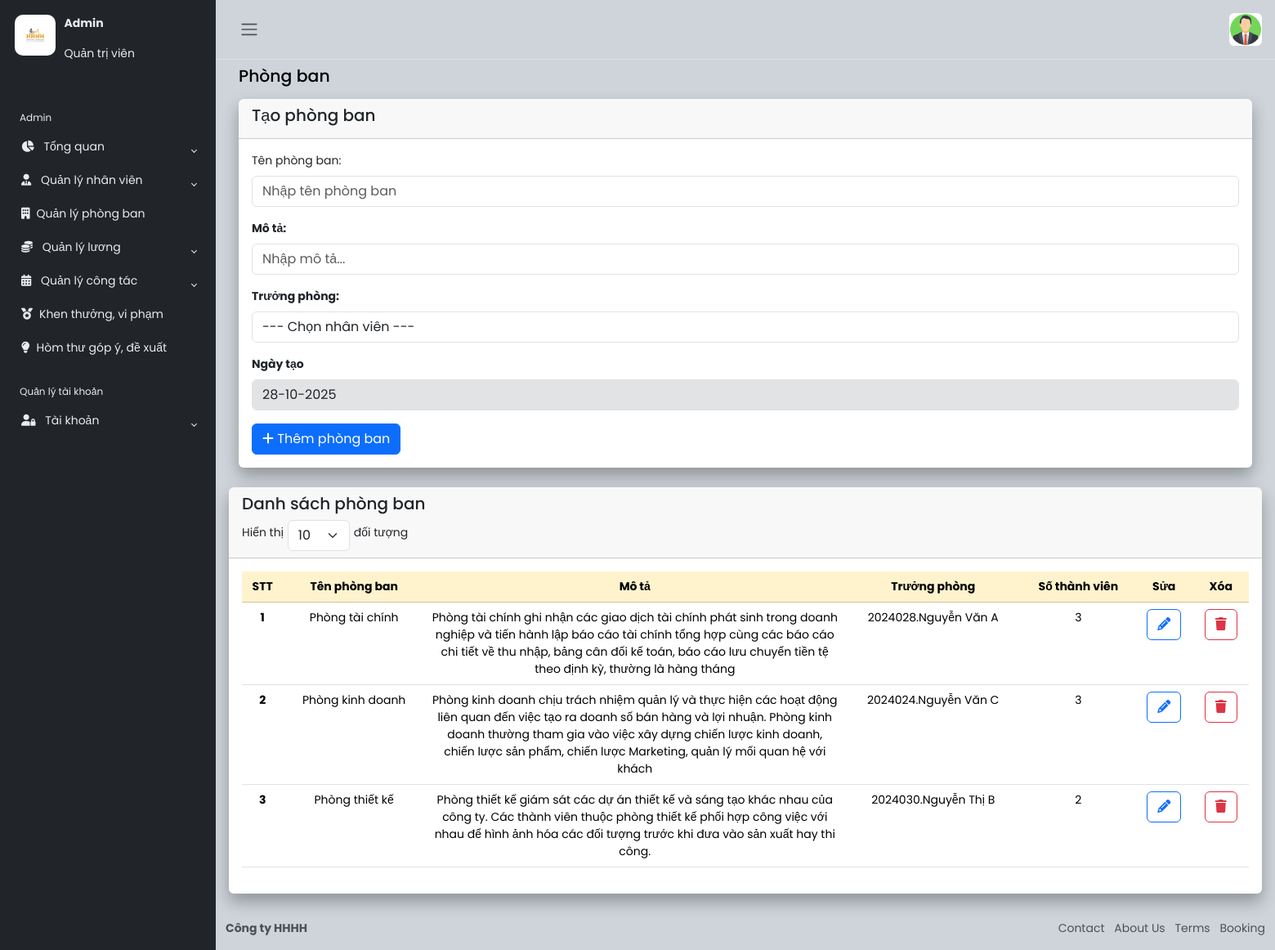
Screenshot of /QLPBan/qlphongban.php (signed in) with the database file from the repository.
### tables this page shows
CREATE TABLE `phongban` (
  `MAPHONGBAN` int(11) NOT NULL,
  `TENPHONGBAN` varchar(50) NOT NULL,
  `MOTAPHONGBAN` mediumtext DEFAULT NULL,
  `MATRUONGPHONG` varchar(45) NOT NULL,
  `TENTRUONGPHONG` varchar(100) DEFAULT NULL
);

### QLPBan/qlphongban.php (the view, shortened to what this page needs)
<?php include('../menu.php'); ?>
<div class="container-fluid">
  <div class="mb-3">
    <h4>Phòng ban</h4>
  </div>
  <div class="row">
    <div class="col-12 d-flex">
      <div class="card border-0">
        <div class="card-header">
          <h5 class="card-title">Tạo phòng ban</h5>
        </div>
        <div class="card-body">
            <form action="themphongban.php" method="post" class="needs-validation" novalidate>
              <div class="mb-3">
                <label for="departmentsName" class="form-label">Tên phòng ban: </label>
                <input type="text" class="form-control" name="tenphongban" placeholder="Nhập tên phòng ban" required>
              </div>
              <div class="mb-3">
                <label for="description" class="form-label"><strong>Mô tả:</strong></label>
                <input id="description" name="motaphongban" class="form-control" placeholder="Nhập mô tả..."></input>
              </div>
              <div class="mb-3">
                <label for="position" class="form-label"><strong>Trưởng phòng: </strong></label>
                <select class="form-control" id="truongphong" name="truongphong" required>
                  <option selected disabled value="">--- Chọn nhân viên ---</option>
                </select>
              </div>
              <div class="mb-3">
                <label for="dateCreat" class="form-label"><strong>Ngày tạo</strong></label>
                <input class="form-control bg-secondary-subtle" name="ngaytaophongban"
                        value="<?php echo date('d-m-Y'); ?>" readonly>
              </div>
              <button type="submit" class="btn btn-primary"><i class="fa fa-plus" aria-hidden="true"></i>
                Thêm phòng ban</button>
            </form>
        </div>
      </div>
    </div>
  </div>
</div>
<div class="row">
  <div class="col-12 d-flex">
    <div class="card border-0">
      <div class="card-header">
        <h5 class="card-title">Danh sách phòng ban</h5>
        <div class="d-flex justify-content-between">
          <div class="entries-select">
            <label for="entriesSelect" class="form-label">Hiển thị</label>
            <select id="entriesSelect" class="form-select" style="width: auto; ">
              <option value="10">10</option>
            </select>
            <label for="entriesSelect" class="form-label">đối tượng</label>
          </div>
        </div>
      </div>
      <div class="card-body">
        <table class="table text-center table-hover">
          <thead class="table-warning">
            <tr>
              <th scope="col">STT</th>
              <th scope="col">Tên phòng ban</th>
              <th scope="col">Mô tả</th>
              <th scope="col">Trưởng phòng</th>
              <th scope="col">Số thành viên</th>
              <th scope="col">Sửa</th>
              <th scope="col">Xóa</th>
            </tr>
          </thead>
          <tbody>
          <?php
                    require_once '../connect.php';
                    $stmt = $conn->prepare("SELECT * FROM PHONGBAN");
                    $stmt->execute();
                    $stt = 0;
                    foreach ($stmt->fetchAll() as $r) {
                      $idpb = $r['MAPHONGBAN'];
                      $sql = $conn->query("SELECT * FROM NHANVIEN where MAPHONGBAN= $idpb ");
                      $soluongnhanvienphongban = $sql->rowCount();
                      ?>
                      <tr>
                        <th><?php echo $stt += 1; ?></th>
                        <td><?php echo $r['TENPHONGBAN']; ?></td>
                        <td class="col-5"><?php echo $r['MOTAPHONGBAN']; ?></td>
                        <td><?php echo $r['MATRUONGPHONG']; ?>.<?php echo $r['TENTRUONGPHONG']; ?></td>
                        <td><?php echo $soluongnhanvienphongban; ?></td>
                        <td><a href="suaphongban.php?xid=<?php echo $r['MAPHONGBAN']; ?>" class="btn btn-outline-primary"><i class="fa fa-solid fa-pencil"
                              aria-hidden="true"></i>
                          </a></td>
                        <td><a onclick="return confirm('Xác nhận xóa');" href="xoaphongban.php?xid=<?php echo $r['MAPHONGBAN']; ?>" class="btn btn-outline-danger"><i class="fa-solid fa-trash" aria-hidden="true"></i>
                          </a></td>
                      </tr>
                      <?php
                    }
                    ?>
          </tbody>
        </table>
      </div>
    </div>
  </div>
</div>
<?php include('../footer.php'); ?>

### css/style.css (style rules this page uses)
a { cursor: pointer; text-decoration: none; font-family: "Poppins", sans-serif; }
h4 { font-family: "Poppins", sans-serif; font-size: 1.275rem; color: var(--bs-emphasis-color); }
.card { box-shadow: 0 0 0.875rem 0 rgba(34, 46, 60, 0.05); margin-bottom: 24px; width: 100vw; }
.entries-select { display: flex; align-items: center; gap: 5px; }

### css/index.css (style rules this page uses)
* { padding: 0; margin: 0; }
a { text-decoration: none; color: #53585e; }
.card { box-shadow: 0px 10px 20px rgba(0, 0, 0, 0.3); }

### rows the page displays
phongban: stt "1", TENPHONGBAN "Phòng tài chính", MOTAPHONGBAN "Phòng tài chính ghi nhận các giao dịch tài chính phát sinh trong doanh nghiệp và tiến hành lập báo cáo tài chính tổng hợp cùng các báo cáo chi tiết về thu nhập, bảng cân đối kế toán, báo cáo lưu chuyển tiền tệ theo định kỳ, thường là hàng tháng", MATRUONGPHONG "2024028", TENTRUONGPHONG "Nguyễn Văn A", soluongnhanvienphongban "3"
phongban: stt "2", TENPHONGBAN "Phòng kinh doanh", MOTAPHONGBAN "Phòng kinh doanh chịu trách nhiệm quản lý và thực hiện các hoạt động liên quan đến việc tạo ra doanh số bán hàng và lợi nhuận. Phòng kinh doanh thường tham gia vào việc xây dựng chiến lược kinh doanh, chiến lược sản phẩm, chiến lược Marketing, quản lý mối quan hệ với khách", MATRUONGPHONG "2024024", TENTRUONGPHONG "Nguyễn Văn C", soluongnhanvienphongban "3"
phongban: stt "3", TENPHONGBAN "Phòng thiết kế", MOTAPHONGBAN "Phòng thiết kế giám sát các dự án thiết kế và sáng tạo khác nhau của công ty. Các thành viên thuộc phòng thiết kế phối hợp công việc với nhau để hình ảnh hóa các đối tượng trước khi đưa vào sản xuất hay thi công.", MATRUONGPHONG "2024030", TENTRUONGPHONG "Nguyễn Thị B", soluongnhanvienphongban "2"
